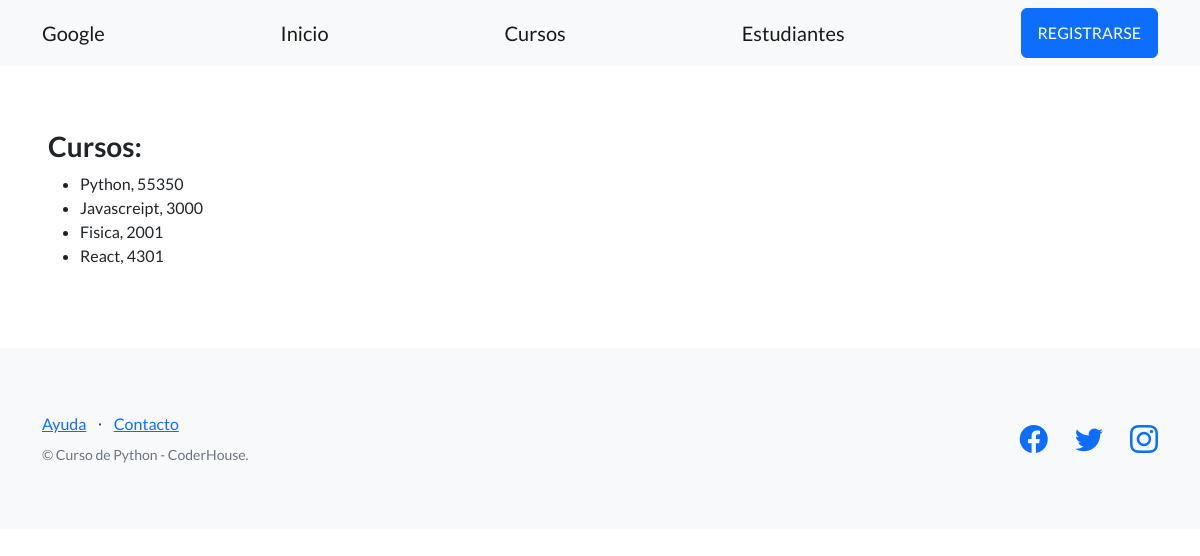
/estudios/cursos/, run on an earlier commit of the app's database.
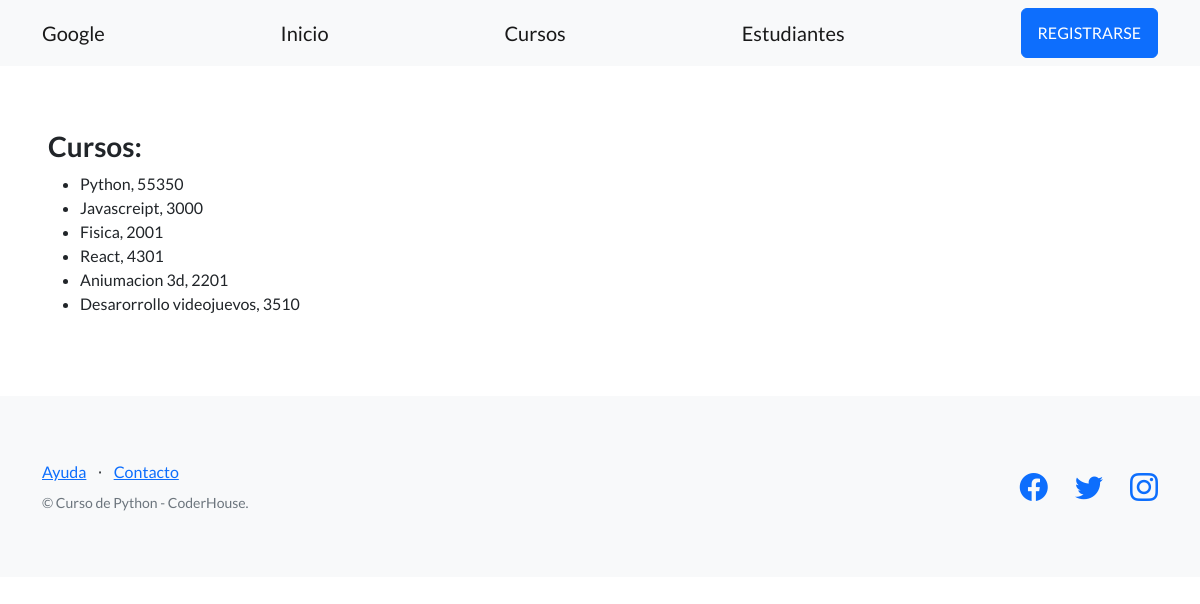
And on a later commit of the database.
### control_estudios/models.py (models this page shows, shortened)
class Curso(models.Model):
    nombre = models.CharField(max_length=64)
    comision = models.IntegerField()

### control_estudios/views.py (the view)
# urls.py: path("cursos/", listar_cursos, name="lista_cursos"),
def listar_cursos(request):
    contexto = {
        "cursos": Curso.objects.all(),
    }
    http_response = render(
        request=request,
        template_name='control_estudios/lista_cursos.html',
        context=contexto,
    )
    return http_response

### control_estudios/templates/control_estudios/lista_cursos.html (shortened to what this page needs)
{% extends "base.html" %}
{% block contenido %}
<h3>Cursos:</h3>
<ul>
  {% for curso in cursos %}
  <li>
    {{ curso.nombre}}, {{ curso.comision}}
  </li>
  {% endfor %}
</ul>
{% endblock contenido %}

What changed in the data, as far as the page shows it:
added Curso: nombre "Aniumacion 3d", comision "2201"
added Curso: nombre "Desarorrollo videojuevos", comision "3510"
